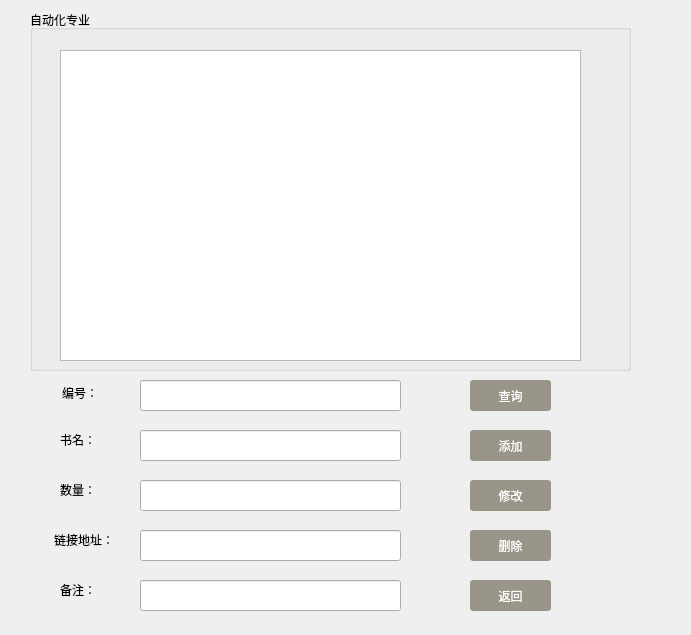
<?xml version="1.0" encoding="UTF-8"?>
<ui version="4.0">
 <class>TAutomation</class>
 <widget class="QDialog" name="TAutomation">
  <property name="geometry">
   <rect>
    <x>0</x>
    <y>0</y>
    <width>691</width>
    <height>635</height>
   </rect>
  </property>
  <property name="windowTitle">
   <string>Dialog</string>
  </property>
  <widget class="QGroupBox" name="groupBox">
   <property name="geometry">
    <rect>
     <x>30</x>
     <y>10</y>
     <width>601</width>
     <height>361</height>
    </rect>
   </property>
   <property name="styleSheet">
    <string notr="true">

font: 75 14pt &quot;Aparajita&quot;;</string>
   </property>
   <property name="title">
    <string>自动化专业</string>
   </property>
   <widget class="QTableView" name="automationview">
    <property name="geometry">
     <rect>
      <x>30</x>
      <y>40</y>
      <width>521</width>
      <height>311</height>
     </rect>
    </property>
    <property name="styleSheet">
     <string notr="true"/>
    </property>
   </widget>
  </widget>
  <widget class="QLabel" name="label">
   <property name="geometry">
    <rect>
     <x>62</x>
     <y>383</y>
     <width>60</width>
     <height>20</height>
    </rect>
   </property>
   <property name="styleSheet">
    <string notr="true">font: 14pt &quot;Agency FB&quot;;</string>
   </property>
   <property name="text">
    <string>编号：    </string>
   </property>
  </widget>
  <widget class="QLineEdit" name="idline">
   <property name="geometry">
    <rect>
     <x>140</x>
     <y>380</y>
     <width>261</width>
     <height>31</height>
    </rect>
   </property>
  </widget>
  <widget class="QLabel" name="label_2">
   <property name="geometry">
    <rect>
     <x>60</x>
     <y>430</y>
     <width>60</width>
     <height>20</height>
    </rect>
   </property>
   <property name="styleSheet">
    <string notr="true">font: 14pt &quot;Agency FB&quot;;</string>
   </property>
   <property name="text">
    <string>书名：    </string>
   </property>
  </widget>
  <widget class="QLineEdit" name="nameline">
   <property name="geometry">
    <rect>
     <x>140</x>
     <y>430</y>
     <width>261</width>
     <height>31</height>
    </rect>
   </property>
  </widget>
  <widget class="QLabel" name="label_3">
   <property name="geometry">
    <rect>
     <x>60</x>
     <y>480</y>
     <width>60</width>
     <height>20</height>
    </rect>
   </property>
   <property name="styleSheet">
    <string notr="true">font: 14pt &quot;Agency FB&quot;;</string>
   </property>
   <property name="text">
    <string>数量：     </string>
   </property>
  </widget>
  <widget class="QLineEdit" name="numberline">
   <property name="geometry">
    <rect>
     <x>140</x>
     <y>480</y>
     <width>261</width>
     <height>31</height>
    </rect>
   </property>
  </widget>
  <widget class="QLabel" name="label_4">
   <property name="geometry">
    <rect>
     <x>54</x>
     <y>530</y>
     <width>80</width>
     <height>20</height>
    </rect>
   </property>
   <property name="styleSheet">
    <string notr="true">font: 14pt &quot;Agency FB&quot;;</string>
   </property>
   <property name="text">
    <string>链接地址：</string>
   </property>
  </widget>
  <widget class="QLineEdit" name="adressline">
   <property name="geometry">
    <rect>
     <x>140</x>
     <y>530</y>
     <width>261</width>
     <height>31</height>
    </rect>
   </property>
  </widget>
  <widget class="QLineEdit" name="remarkline">
   <property name="geometry">
    <rect>
     <x>140</x>
     <y>580</y>
     <width>261</width>
     <height>31</height>
    </rect>
   </property>
  </widget>
  <widget class="QLabel" name="label_5">
   <property name="geometry">
    <rect>
     <x>60</x>
     <y>580</y>
     <width>63</width>
     <height>20</height>
    </rect>
   </property>
   <property name="styleSheet">
    <string notr="true">font: 14pt &quot;Agency FB&quot;;</string>
   </property>
   <property name="text">
    <string>备注：     </string>
   </property>
  </widget>
  <widget class="QPushButton" name="addbtn">
   <property name="geometry">
    <rect>
     <x>470</x>
     <y>430</y>
     <width>81</width>
     <height>31</height>
    </rect>
   </property>
   <property name="styleSheet">
    <string notr="true">QPushButton { background-color: rgb(153, 149, 137); border-radius: 3px; color: rgb(255, 255, 255); } QPushButton:hover { background-color: black;}</string>
   </property>
   <property name="text">
    <string>添加</string>
   </property>
  </widget>
  <widget class="QPushButton" name="changebtn">
   <property name="geometry">
    <rect>
     <x>470</x>
     <y>480</y>
     <width>81</width>
     <height>31</height>
    </rect>
   </property>
   <property name="styleSheet">
    <string notr="true">QPushButton { background-color: rgb(153, 149, 137); border-radius: 3px; color: rgb(255, 255, 255); } QPushButton:hover { background-color: black;}</string>
   </property>
   <property name="text">
    <string>修改</string>
   </property>
  </widget>
  <widget class="QPushButton" name="deletebtn">
   <property name="geometry">
    <rect>
     <x>470</x>
     <y>530</y>
     <width>81</width>
     <height>31</height>
    </rect>
   </property>
   <property name="styleSheet">
    <string notr="true">QPushButton { background-color: rgb(153, 149, 137); border-radius: 3px; color: rgb(255, 255, 255); } QPushButton:hover { background-color: black;}</string>
   </property>
   <property name="text">
    <string>删除</string>
   </property>
  </widget>
  <widget class="QPushButton" name="returnbtn">
   <property name="geometry">
    <rect>
     <x>470</x>
     <y>580</y>
     <width>81</width>
     <height>31</height>
    </rect>
   </property>
   <property name="styleSheet">
    <string notr="true">QPushButton { background-color: rgb(153, 149, 137); border-radius: 3px; color: rgb(255, 255, 255); } QPushButton:hover { background-color: black;}</string>
   </property>
   <property name="text">
    <string>返回</string>
   </property>
  </widget>
  <widget class="QPushButton" name="searchbtn">
   <property name="geometry">
    <rect>
     <x>470</x>
     <y>380</y>
     <width>81</width>
     <height>31</height>
    </rect>
   </property>
   <property name="styleSheet">
    <string notr="true">QPushButton { background-color: rgb(153, 149, 137); border-radius: 3px; color: rgb(255, 255, 255); } QPushButton:hover { background-color: black;}



</string>
   </property>
   <property name="text">
    <string>查询</string>
   </property>
  </widget>
 </widget>
 <resources/>
 <connections/>
</ui>
